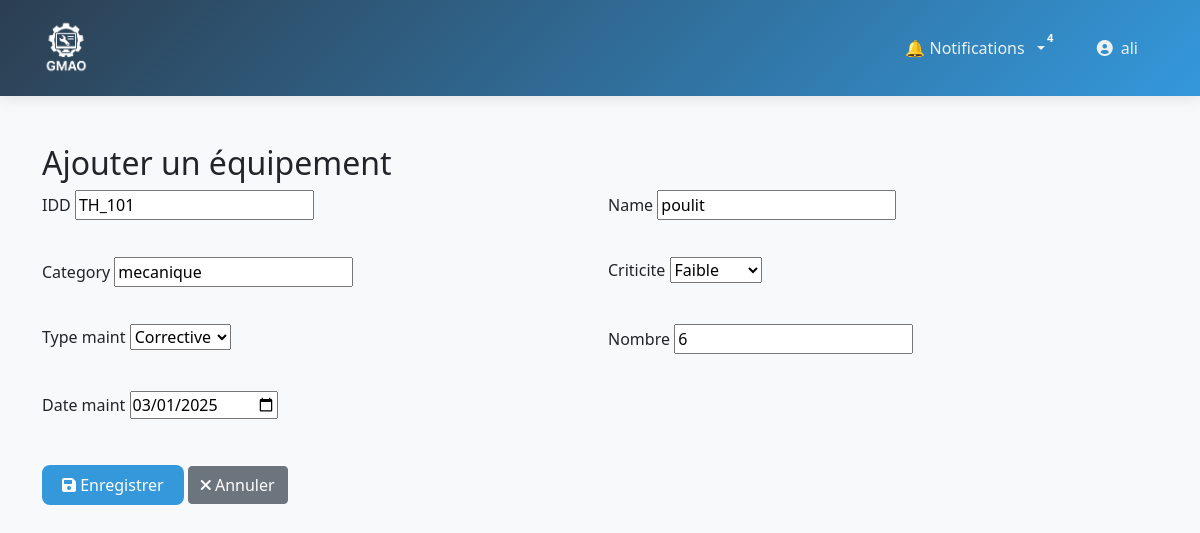
The page /comptes/comptes/equipments/edit/2/ (signed in) on the database its author committed.
### monapp/models.py (models this page shows, shortened)
class Equipment(models.Model):
    CRITICITE_CHOICES = [
        ('haut', 'Haut'),
        ('moyenne', 'Moyenne'),
        ('faible', 'Faible')
    ]
    TYPE_MAINT = [
        ('corrective', 'Corrective'),
        ('paliative', 'Paliative'),
        ('preventive', 'Preventive')
    ]
    N = models.AutoField(primary_key=True)
    IDD = models.CharField(max_length=100)
    name = models.CharField(max_length=100)
    category = models.CharField(max_length=50)
    criticite= models.CharField(max_length=20, choices=CRITICITE_CHOICES)
    type_maint=models.CharField(max_length=20, choices=TYPE_MAINT)
    nombre=models.IntegerField()
    date_maint = models.DateField()

### monapp/views.py (the view)
# urls.py: path('comptes/equipments/edit/<int:N>/', views.edit_equipment, name='edit_equipment'),
def edit_equipment(request, N):
    equipment = get_object_or_404(Equipment, N=N)
    if request.method == 'POST':
        form = EquipmentForm(request.POST, instance=equipment)
        if form.is_valid():
            form.save()
            return redirect('equipments')
    else:
        form = EquipmentForm(instance=equipment)
    return render(request, 'monapp/form.html', {'form': form})

### monapp/forms.py
class EquipmentForm(forms.ModelForm):
    class Meta:
        model = Equipment
        fields = '__all__'
        widgets = {
            'date_maint': forms.DateInput(attrs={'type': 'date'}),
        }

### monapp/context_processors.py (called while the page is built)
def notifications_context(request):
    if request.user.is_authenticated:
        notifications = Notification.objects.filter(user=request.user, is_read=False).order_by('-date')
        return {'notifications': notifications}
    return {}

### monapp/templates/monapp/form.html (shortened to what this page needs)
{% extends 'monapp/base.html' %}
{% block content %}
<div class="container mt-4">
    <h2>{% if form.instance.id %}Modifier{% else %}Ajouter{% endif %} un équipement</h2>
    <form method="post">
        <div class="row g-3">
            {% for field in form %}
            <div class="col-md-6">
                <div class="mb-3">
                    <label class="form-label">{{ field.label }}</label>
                    {{ field }}
                </div>
            </div>
            {% endfor %}
        </div>
        <div class="mt-4">
            <button type="submit" class="btn btn-primary">
                <i class="fas fa-save"></i> Enregistrer
            </button>
            <a href="{% url 'equipments' %}" class="btn btn-secondary">
                <i class="fas fa-times"></i> Annuler
            </a>
        </div>
    </form>
</div>
{% endblock %}

### monapp/templates/monapp/base.html (shortened to what this page needs)
<!DOCTYPE html>
{% load static %}
<html lang="fr">
<head>
    <link href="https://cdn.jsdelivr.net/npm/bootstrap@5.1.3/dist/css/bootstrap.min.css" rel="stylesheet">
    <link rel="stylesheet" href="https://cdnjs.cloudflare.com/ajax/libs/font-awesome/6.0.0/css/all.min.css">
</head>
<body>
    <nav class="top-nav navbar navbar-expand-lg navbar-dark">
        <div class="container-fluid">
            <a class="navbar-brand" href="{% url 'accueil' %}">
                <img src="{% static 'monapp/images/logo1.png' %}" alt="Logo" class="brand-logo">
            </a>
            <div class="collapse navbar-collapse" id="topNav">
                <ul class="navbar-nav ms-auto">
                   <li class="nav-item dropdown">
                <a class="nav-link dropdown-toggle position-relative" href="#" id="notifDropdown" role="button" data-toggle="dropdown" aria-haspopup="true" aria-expanded="false">
                     🔔 Notifications
                    {% if notifications|length > 0 %}
               <span class="badge badge-danger position-absolute" style="top: 0; right: 0; font-size: 0.7rem;">
                  {{ notifications|length }}
              </span>
        {% endif %}
  </a>
</li>
                    {% if user.is_authenticated %}
                        <li class="nav-item dropdown">
                            <a class="nav-link" href="#" data-bs-toggle="dropdown">
                                <i class="fas fa-user-circle"></i> {{ user.username }}
                            </a>
                        </li>
                    {% endif %}
                </ul>
            </div>
        </div>
    </nav>
    <main>
        {% block content %}{% endblock %}
    </main>
</body>
</html>

### monapp/templates/monapp/base.html (style rules this page uses)
:root { --primary-color: #2c3e50; --secondary-color: #3498db; --accent-color: #e74c3c; --light-text: #ecf0f1; --dark-text: #2c3e50; }
body { background: #f8f9fa; min-height: 100vh; }
.top-nav { background: linear-gradient(135deg, var(--primary-color) 0%, var(--secondary-color) 100%); padding: 0.8rem 1.5rem; box-shadow: 0 2px 15px rgba(0,0,0,0.1); position: fixed; top: 0; width: 100%; z-index: 1000; backdrop-filter: blur(10px); }
.nav-item { margin: 0 10px; position: relative; transition: all 0.3s cubic-bezier(0.4, 0, 0.2, 1); }
.nav-link { color: var(--light-text) !important; padding: 0.5rem 1rem !important; border-radius: 8px; transition: all 0.3s ease; display: flex; align-items: center; gap: 8px; }
.brand-logo { height: 60px; margin-right: 40px; transition: transform 0.3s ease; }
main { margin-top: 90px; padding: 30px 0; }
.btn-primary { background: var(--secondary-color); border: none; padding: 8px 20px; border-radius: 8px; transition: all 0.3s ease; }

### rows shown on the page
Equipment: form "TH_101" "poulit" "mecanique" "Faible" "Corrective" "6" "03/01/2025"

### other values the page prints
{{ notifications|length }} "4"
{{ user.username }} "ali"
{{ field.label }} "IDD" "Name" "Category" "Criticite" "Type maint" "Nombre" "Date maint"
